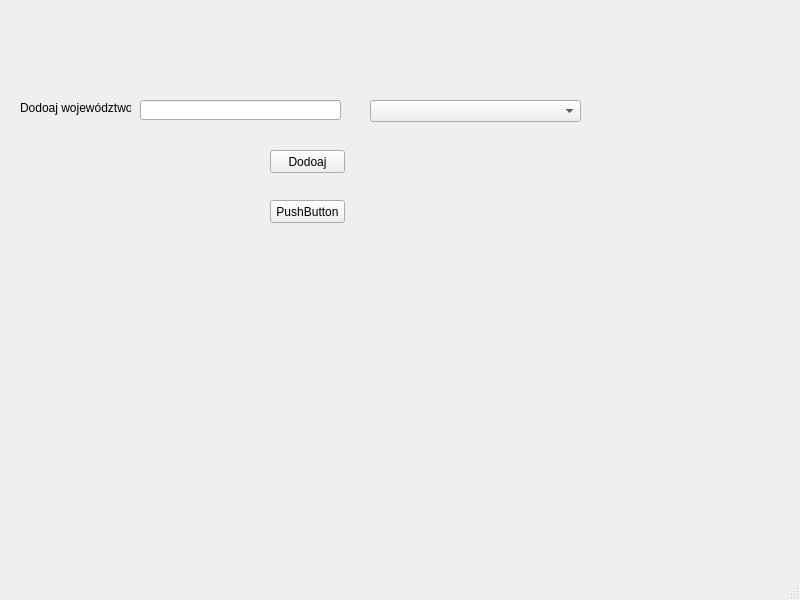
<?xml version="1.0" encoding="UTF-8"?>
<ui version="4.0">
 <class>KontrahentDodajWojewodztwo</class>
 <widget class="QMainWindow" name="KontrahentDodajWojewodztwo">
  <property name="geometry">
   <rect>
    <x>0</x>
    <y>0</y>
    <width>800</width>
    <height>600</height>
   </rect>
  </property>
  <property name="windowTitle">
   <string>MainWindow</string>
  </property>
  <widget class="QWidget" name="centralwidget">
   <widget class="QPushButton" name="pushButton">
    <property name="geometry">
     <rect>
      <x>270</x>
      <y>200</y>
      <width>75</width>
      <height>23</height>
     </rect>
    </property>
    <property name="text">
     <string>PushButton</string>
    </property>
   </widget>
   <widget class="QPushButton" name="pushButton_2">
    <property name="geometry">
     <rect>
      <x>270</x>
      <y>150</y>
      <width>75</width>
      <height>23</height>
     </rect>
    </property>
    <property name="text">
     <string>Dodoaj</string>
    </property>
   </widget>
   <widget class="QComboBox" name="comboBoxDodajWojewodztwa">
    <property name="geometry">
     <rect>
      <x>370</x>
      <y>100</y>
      <width>211</width>
      <height>22</height>
     </rect>
    </property>
   </widget>
   <widget class="QLabel" name="label">
    <property name="geometry">
     <rect>
      <x>20</x>
      <y>100</y>
      <width>111</width>
      <height>16</height>
     </rect>
    </property>
    <property name="text">
     <string>Dodoaj województwo</string>
    </property>
   </widget>
   <widget class="QLineEdit" name="lineEditDodajWojewodztwa">
    <property name="geometry">
     <rect>
      <x>140</x>
      <y>100</y>
      <width>201</width>
      <height>20</height>
     </rect>
    </property>
   </widget>
  </widget>
  <widget class="QMenuBar" name="menubar">
   <property name="geometry">
    <rect>
     <x>0</x>
     <y>0</y>
     <width>800</width>
     <height>21</height>
    </rect>
   </property>
  </widget>
  <widget class="QStatusBar" name="statusbar"/>
 </widget>
 <resources/>
 <connections/>
</ui>
